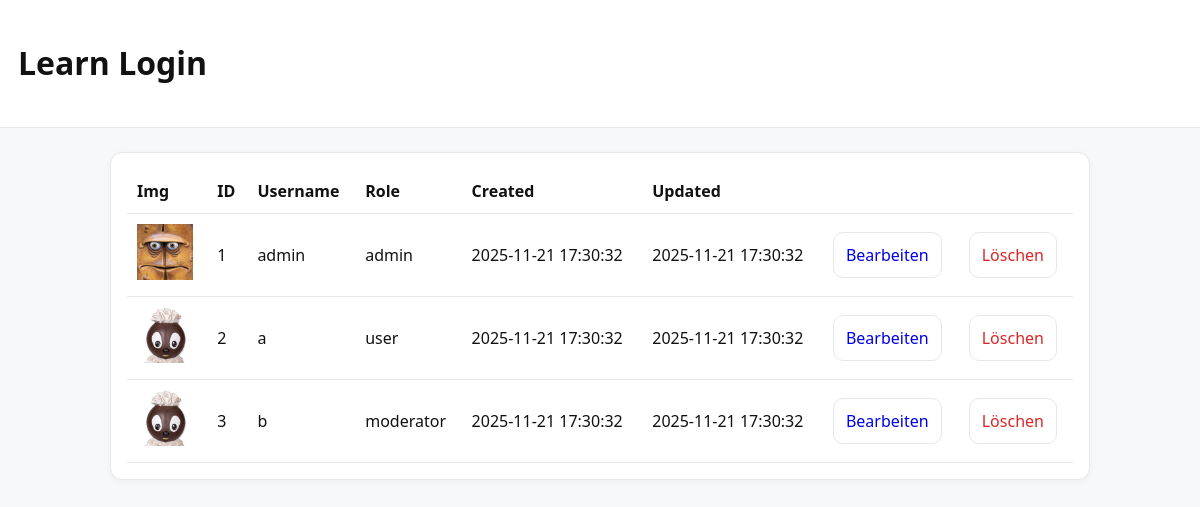
The page / on the database its author committed.
### tables this page shows
CREATE TABLE users (
  id INT AUTO_INCREMENT PRIMARY KEY,
  username VARCHAR(50) NOT NULL UNIQUE,
  email VARCHAR(100) NOT NULL UNIQUE,
  password_hash VARCHAR(255) NOT NULL,
  profile_image VARCHAR(255) DEFAULT NULL,
  role ENUM('user','admin','moderator','block') DEFAULT 'user',
  created_at TIMESTAMP DEFAULT CURRENT_TIMESTAMP,
  updated_at TIMESTAMP DEFAULT CURRENT_TIMESTAMP ON UPDATE CURRENT_TIMESTAMP
);

### public/index.php (the view, shortened to what this page needs)
<?php
require_once __DIR__ . '/header.php';
$stmt = $pdo->query("SELECT * FROM users");
$users = $stmt->fetchAll();
?>
<body>
    <header>
        <h1>Learn Login</h1>
    </header>
    <main class="container card">
         <table>
        <thead>
          <tr>
            <th>Img</th>
            <th>ID</th>
            <th>Username</th>
            <th>Role</th>
            <th>Created</th>
            <th>Updated</th>
            <th></th>
            <th></th>
          </tr>
        </thead>
          <?php foreach ($users as $u): ?>
            <tr>
              <td><img src="..<?= ($u->profile_image)?>" class="icon" onerror="this.onerror=null; this.src='../uploads/user.png';" ></td>
              <td><?= $u->id?></td>
              <td><?= $u->username ?></td>
              <td><?= $u->role?></td>
              <td><?= $u->created_at?></td>
              <td><?= $u->updated_at?></td>
              <td><a href="edit.php?id=<?= (int)$u->id ?>" class="button">Bearbeiten</a></td>
              <td><a href="edit.php?id=<?= (int)$u->id ?>" class="button text-danger">Löschen</a></td>
            </tr>
          <?php endforeach; ?>
      </table>
    </main>
</body>
</html>

### public/header.php (shortened to what this page needs)
<!DOCTYPE html>
<html lang="en">
<head>
    <link rel="stylesheet" href="../css/style.css">
</head>

### css/style.css (style rules this page uses)
:root { --bg:#f6f8fb;--fg:#111;--muted:#6b7280;--primary:#2563eb;--card:#fff;--border:#e5e7eb;--danger:#dc2626; }
* { box-sizing:border-box }
html,body { margin:0;padding:0;background:var(--bg);color:var(--fg);font:16px/1.5 system-ui }
header { background:#fff;border-bottom:1px solid var(--border);padding:18px }
.container { max-width:980px;margin:24px auto;padding:0 16px }
.card { background:var(--card);border:1px solid var(--border);padding:16px;border-radius:12px;box-shadow:0 2px 10px rgba(0,0,0,.04);margin-bottom:16px }
a.button { display:inline-block;padding:10px 12px;border:1px solid var(--border);border-radius:10px;text-decoration:none }
.text-danger { color:var(--danger) }
table { width:100%;border-collapse:collapse }
th,td { padding:10px;border-bottom:1px solid var(--border);text-align:left }
.icon { width: 56px; height: 56px; }

### rows shown on the page
users: profile_image (picture), id "1", username "admin", role "admin", created_at "2025-11-21 17:30:32", updated_at "2025-11-21 17:30:32"
users: id "2", username "a", role "user", created_at "2025-11-21 17:30:32", updated_at "2025-11-21 17:30:32"
users: id "3", username "b", role "moderator", created_at "2025-11-21 17:30:32", updated_at "2025-11-21 17:30:32"
